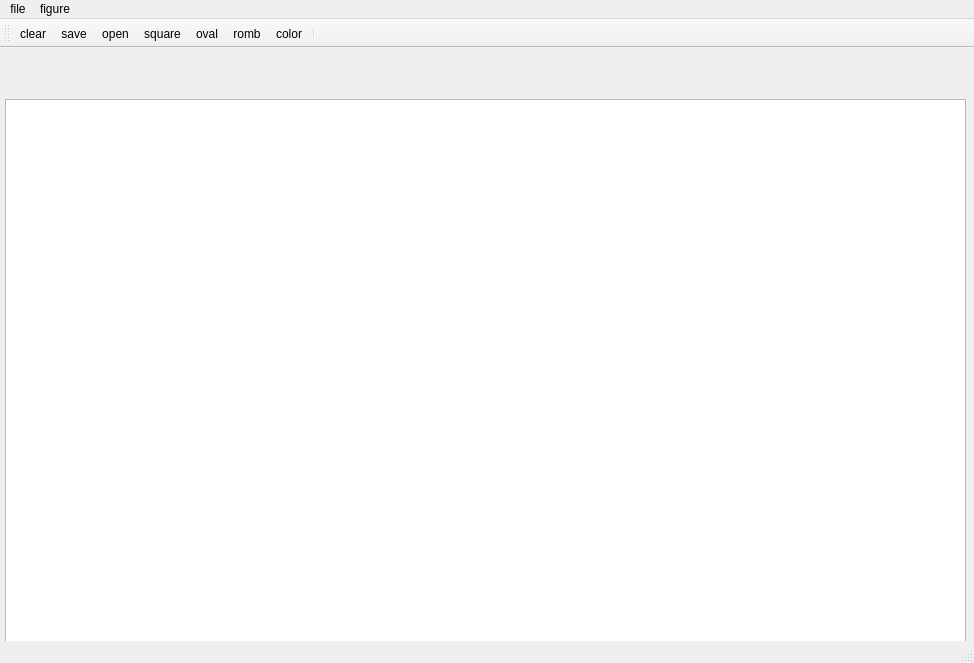
<?xml version="1.0" encoding="UTF-8"?>
<ui version="4.0">
 <class>paint</class>
 <widget class="QMainWindow" name="paint">
  <property name="geometry">
   <rect>
    <x>0</x>
    <y>0</y>
    <width>974</width>
    <height>663</height>
   </rect>
  </property>
  <property name="windowTitle">
   <string>paint</string>
  </property>
  <widget class="QWidget" name="centralwidget">
   <widget class="QGraphicsView" name="graphicsView">
    <property name="geometry">
     <rect>
      <x>5</x>
      <y>51</y>
      <width>961</width>
      <height>591</height>
     </rect>
    </property>
   </widget>
  </widget>
  <widget class="QMenuBar" name="menubar">
   <property name="geometry">
    <rect>
     <x>0</x>
     <y>0</y>
     <width>974</width>
     <height>17</height>
    </rect>
   </property>
   <widget class="QMenu" name="menufile">
    <property name="title">
     <string>file</string>
    </property>
    <addaction name="actionnew"/>
    <addaction name="actionopen"/>
    <addaction name="actionsave"/>
    <addaction name="separator"/>
    <addaction name="actionundo"/>
   </widget>
   <widget class="QMenu" name="menufigure">
    <property name="title">
     <string>figure</string>
    </property>
    <addaction name="actionromb"/>
    <addaction name="actionsquare"/>
    <addaction name="actionoval"/>
    <addaction name="actioncolor"/>
   </widget>
   <addaction name="menufile"/>
   <addaction name="menufigure"/>
  </widget>
  <widget class="QStatusBar" name="statusbar"/>
  <widget class="QToolBar" name="toolBar">
   <property name="windowTitle">
    <string>toolBar</string>
   </property>
   <attribute name="toolBarArea">
    <enum>TopToolBarArea</enum>
   </attribute>
   <attribute name="toolBarBreak">
    <bool>false</bool>
   </attribute>
   <addaction name="actionnew"/>
   <addaction name="actionsave"/>
   <addaction name="actionopen"/>
   <addaction name="actionsquare"/>
   <addaction name="actionoval"/>
   <addaction name="actionromb"/>
   <addaction name="actioncolor"/>
   <addaction name="separator"/>
  </widget>
  <action name="actionopen">
   <property name="icon">
    <iconset resource="ress.qrc">
     <normaloff>:/img/res/open_folder_2wnrzrmc83im.svg</normaloff>:/img/res/open_folder_2wnrzrmc83im.svg</iconset>
   </property>
   <property name="text">
    <string>open</string>
   </property>
   <property name="shortcut">
    <string>Ctrl+O</string>
   </property>
  </action>
  <action name="actionnew">
   <property name="icon">
    <iconset resource="ress.qrc">
     <normaloff>:/img/res/new_file_zd95d3grvcrr.svg</normaloff>:/img/res/new_file_zd95d3grvcrr.svg</iconset>
   </property>
   <property name="text">
    <string>clear</string>
   </property>
   <property name="shortcut">
    <string>Ctrl+N</string>
   </property>
  </action>
  <action name="actionsave">
   <property name="icon">
    <iconset resource="ress.qrc">
     <normaloff>:/img/res/save_ocwlkbncu1nq.svg</normaloff>:/img/res/save_ocwlkbncu1nq.svg</iconset>
   </property>
   <property name="text">
    <string>save</string>
   </property>
   <property name="shortcut">
    <string>Ctrl+S</string>
   </property>
  </action>
  <action name="actionromb">
   <property name="icon">
    <iconset resource="ress.qrc">
     <normaloff>:/img/res/rhomb_outline_abumlcw28ppg.svg</normaloff>:/img/res/rhomb_outline_abumlcw28ppg.svg</iconset>
   </property>
   <property name="text">
    <string>romb</string>
   </property>
  </action>
  <action name="actionsquare">
   <property name="icon">
    <iconset resource="ress.qrc">
     <normaloff>:/img/res/square_n0n76xad9jge.svg</normaloff>:/img/res/square_n0n76xad9jge.svg</iconset>
   </property>
   <property name="text">
    <string>square</string>
   </property>
  </action>
  <action name="actionoval">
   <property name="icon">
    <iconset resource="ress.qrc">
     <normaloff>:/img/res/circle_udtuaqvaduof.svg</normaloff>:/img/res/circle_udtuaqvaduof.svg</iconset>
   </property>
   <property name="text">
    <string>oval</string>
   </property>
  </action>
  <action name="actioncolor">
   <property name="icon">
    <iconset resource="ress.qrc">
     <normaloff>:/res/color_ngpg5wvo75wq.svg</normaloff>:/res/color_ngpg5wvo75wq.svg</iconset>
   </property>
   <property name="text">
    <string>color</string>
   </property>
  </action>
  <action name="actionundo">
   <property name="icon">
    <iconset>
     <normalon>:/image/res/back.svg</normalon>
    </iconset>
   </property>
   <property name="text">
    <string>undo</string>
   </property>
  </action>
 </widget>
 <resources>
  <include location="ress.qrc"/>
 </resources>
 <connections/>
</ui>
